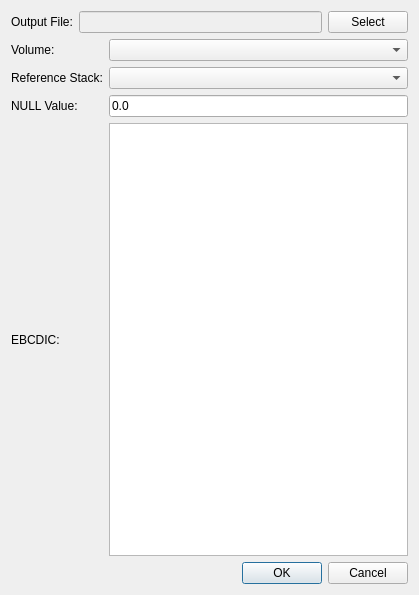
<?xml version="1.0" encoding="UTF-8"?>
<ui version="4.0">
 <class>ExportVolumeRefDialog</class>
 <widget class="QDialog" name="ExportVolumeRefDialog">
  <property name="geometry">
   <rect>
    <x>0</x>
    <y>0</y>
    <width>419</width>
    <height>595</height>
   </rect>
  </property>
  <property name="windowTitle">
   <string>Export Volume</string>
  </property>
  <layout class="QVBoxLayout" name="verticalLayout">
   <item>
    <layout class="QHBoxLayout" name="horizontalLayout">
     <item>
      <widget class="QLabel" name="label_2">
       <property name="text">
        <string>Output File:</string>
       </property>
      </widget>
     </item>
     <item>
      <widget class="QLineEdit" name="leOutputFile">
       <property name="enabled">
        <bool>false</bool>
       </property>
      </widget>
     </item>
     <item>
      <widget class="QPushButton" name="pbBrowse">
       <property name="text">
        <string>Select</string>
       </property>
      </widget>
     </item>
    </layout>
   </item>
   <item>
    <layout class="QGridLayout" name="gridLayout_2">
     <item row="0" column="0">
      <widget class="QLabel" name="label">
       <property name="text">
        <string>Volume:</string>
       </property>
      </widget>
     </item>
     <item row="2" column="1">
      <widget class="QLineEdit" name="leNULL">
       <property name="text">
        <string>0.0</string>
       </property>
      </widget>
     </item>
     <item row="0" column="1">
      <widget class="QComboBox" name="cbVolume">
       <property name="sizePolicy">
        <sizepolicy hsizetype="MinimumExpanding" vsizetype="Fixed">
         <horstretch>0</horstretch>
         <verstretch>0</verstretch>
        </sizepolicy>
       </property>
      </widget>
     </item>
     <item row="2" column="0">
      <widget class="QLabel" name="label_8">
       <property name="text">
        <string>NULL Value:</string>
       </property>
      </widget>
     </item>
     <item row="3" column="1">
      <widget class="QPlainTextEdit" name="teDescription">
       <property name="lineWidth">
        <number>80</number>
       </property>
       <property name="lineWrapMode">
        <enum>QPlainTextEdit::NoWrap</enum>
       </property>
      </widget>
     </item>
     <item row="3" column="0">
      <widget class="QLabel" name="label_9">
       <property name="text">
        <string>EBCDIC:</string>
       </property>
      </widget>
     </item>
     <item row="1" column="0">
      <widget class="QLabel" name="label_3">
       <property name="text">
        <string>Reference Stack:</string>
       </property>
      </widget>
     </item>
     <item row="1" column="1">
      <widget class="QComboBox" name="cbRefStack"/>
     </item>
    </layout>
   </item>
   <item>
    <widget class="QDialogButtonBox" name="buttonBox">
     <property name="orientation">
      <enum>Qt::Horizontal</enum>
     </property>
     <property name="standardButtons">
      <set>QDialogButtonBox::Cancel|QDialogButtonBox::Ok</set>
     </property>
    </widget>
   </item>
  </layout>
 </widget>
 <tabstops>
  <tabstop>leOutputFile</tabstop>
  <tabstop>pbBrowse</tabstop>
  <tabstop>cbVolume</tabstop>
  <tabstop>leNULL</tabstop>
 </tabstops>
 <resources/>
 <connections>
  <connection>
   <sender>buttonBox</sender>
   <signal>accepted()</signal>
   <receiver>ExportVolumeRefDialog</receiver>
   <slot>accept()</slot>
   <hints>
    <hint type="sourcelabel">
     <x>248</x>
     <y>254</y>
    </hint>
    <hint type="destinationlabel">
     <x>157</x>
     <y>274</y>
    </hint>
   </hints>
  </connection>
  <connection>
   <sender>buttonBox</sender>
   <signal>rejected()</signal>
   <receiver>ExportVolumeRefDialog</receiver>
   <slot>reject()</slot>
   <hints>
    <hint type="sourcelabel">
     <x>316</x>
     <y>260</y>
    </hint>
    <hint type="destinationlabel">
     <x>286</x>
     <y>274</y>
    </hint>
   </hints>
  </connection>
 </connections>
</ui>
